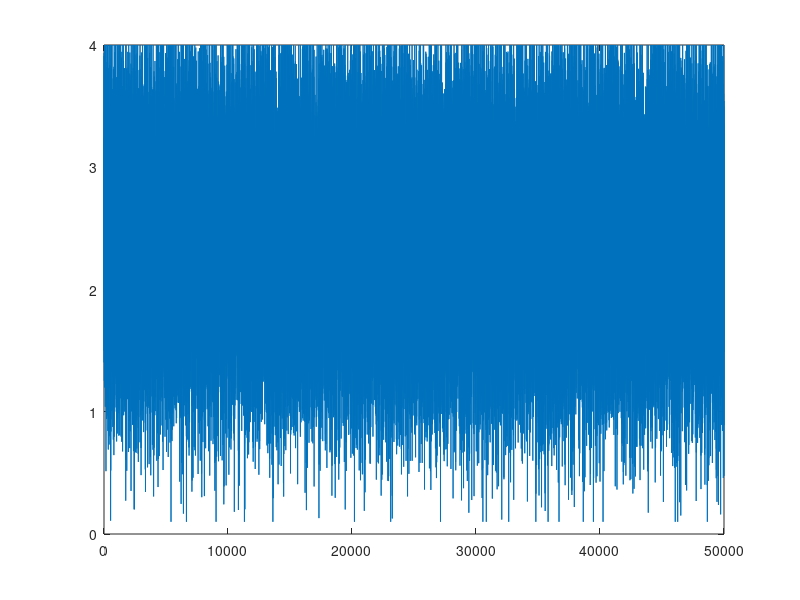

The MATLAB source for this figure:
%reading a csv file
f =    fopen('StudentList.txt', 'rt');
if f == -1
    disp("Error opening file");
    return;
end% Read the file one line at a time.% The feof function returns true if the end of file has% been reached. 

fields = textscan(f, '%s %s %f %f', 'Delimiter', ',');

fclose(f);

G  =  cell2mat(fields(4));

%histogram(G,0:0.1:4);
plot(G)